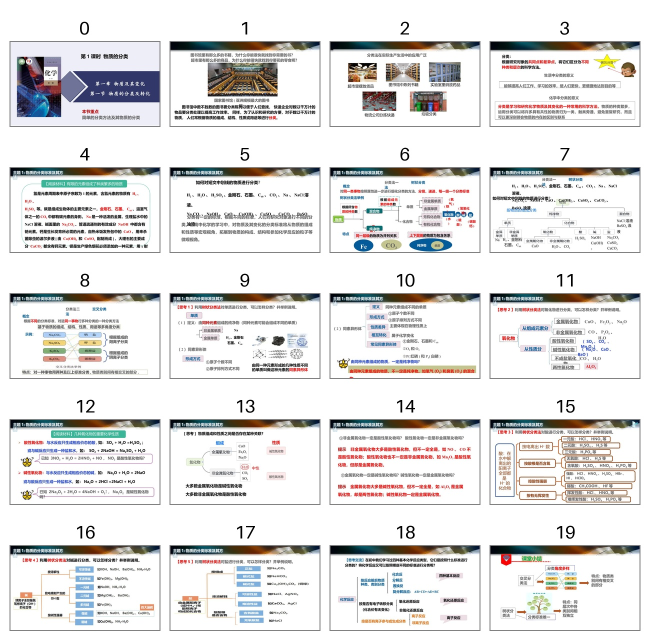
#> input picture 09-AI工作区/pptx-化学模板/review-gai/src-1.jpg, 1300 x 1280 px (shown at 1/2 size)
$ python trim_save.py '../../../09-AI工作区/pptx-化学模板/review-gai/src-1.jpg' '../../../09-AI工作区/pptx-化学模板/review-gai/src-2.jpg' 5
#> lines starting #> are read from the running program, lines starting #| are printed output that depends on the picture; after the words box and inside, x2 and y2 are one past the last pixel; in counts of white or black regions, pixels touching at a corner belong together
# -*- coding: utf-8 -*-
"""trim_save.py —— 裁白边后另存为卡片配图。
用法: python -X utf8 trim_save.py <src.png> <dst.jpg> [thr]
"""
import sys
from PIL import Image

src, dst = sys.argv[1], sys.argv[2]
thr = int(sys.argv[3]) if len(sys.argv) > 3 else 238
im = Image.open(src).convert('RGB')
#> im is the input picture: PIL image 1300x1280 RGB; mean R, G, B 226.8, 225.9, 225.4
g = im.convert('L')
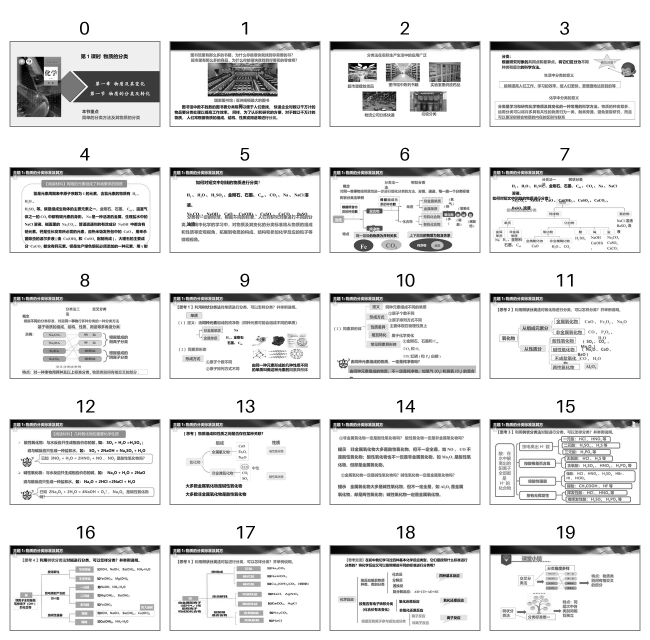
#> g: PIL image 1300x1280 L (shown at 1/2 size); min 0, max 255, mean 226.1
mask = g.point(lambda p: 255 if p < thr else 0)
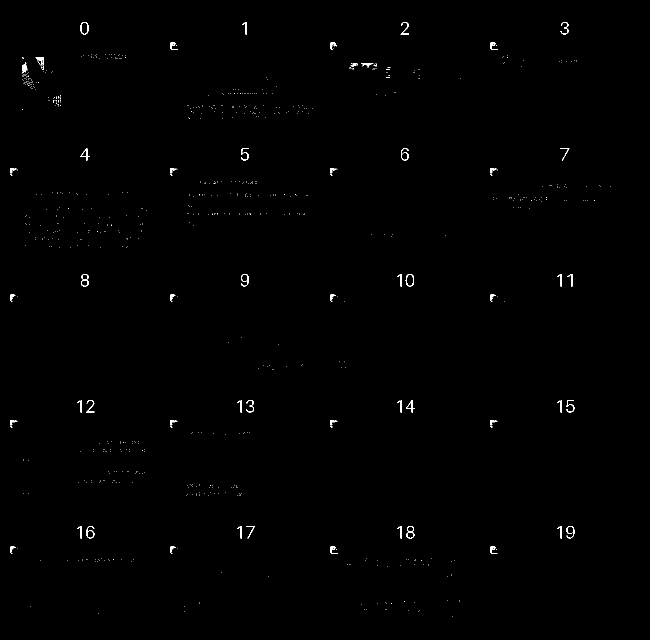
#> mask: PIL image 1300x1280 L (shown at 1/2 size); 0.34% white in thin lines or dots, all inside (x1, y1, x2, y2) = (21, 44, 1221, 1234)
bbox = mask.getbbox()
#> bbox = (21, 44, 1221, 1234)
if bbox:
    pad = 6
    b = (max(0, bbox[0] - pad), max(0, bbox[1] - pad),
         min(im.width, bbox[2] + pad), min(im.height, bbox[3] + pad))
#> b = (15, 38, 1227, 1240)
    im = im.crop(b)
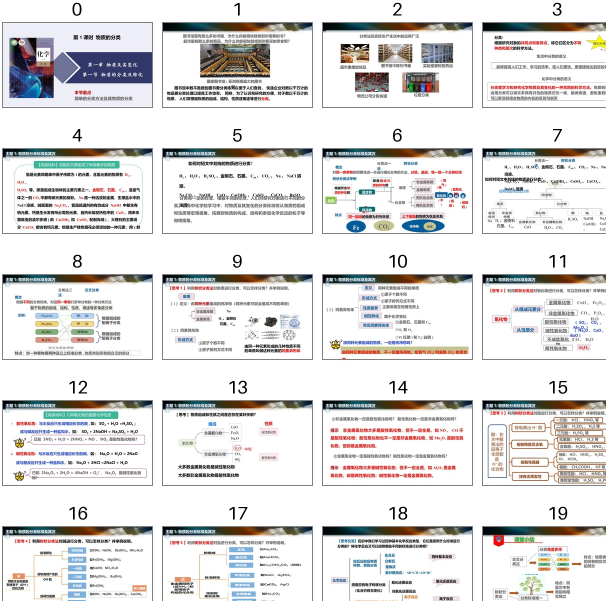
#> im: PIL image 1212x1202 RGB (shown at 1/2 size); mean R, G, B 224.1, 223, 222.6
im.save(dst, quality=92)
print(dst, im.size)
#| ../../../09-AI工作区/pptx-化学模板/review-gai/src-2.jpg (1212, 1202)

$ run again, on 09-AI工作区/pptx-化学模板/review-gai/reskin-2.jpg
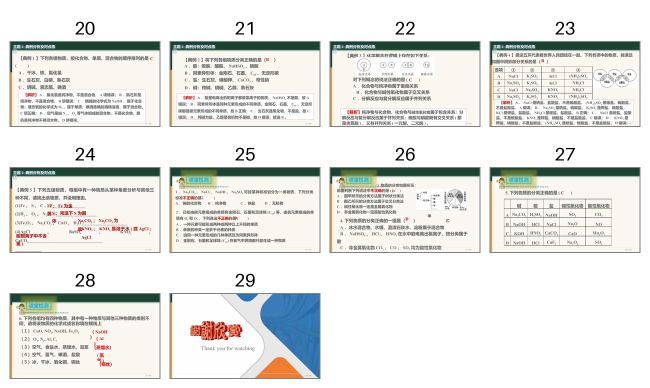
#> input picture 09-AI工作区/pptx-化学模板/review-gai/reskin-2.jpg, 1300 x 776 px (shown at 1/2 size)
#> im is the input picture: PIL image 1300x776 RGB; mean R, G, B 229.4, 230.2, 227.1
#> `mask = g.point(lambda p: 255 if p < thr else 0)`:
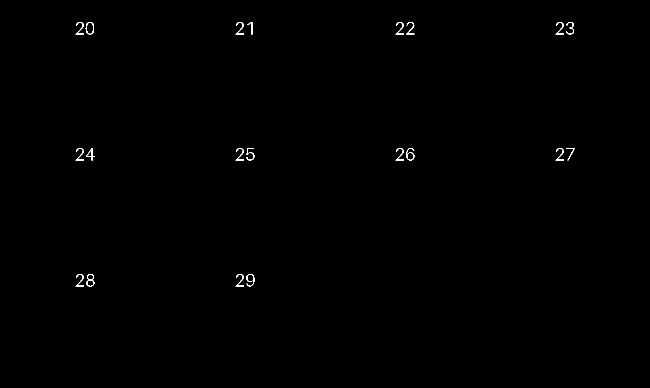
#> mask: PIL image 1300x776 L (shown at 1/2 size); 0.22% white in thin lines or dots, all inside (x1, y1, x2, y2) = (151, 44, 1150, 573)
#> bbox = (151, 44, 1150, 573)
#> b = (145, 38, 1156, 579)
#> `im = im.crop(b)`:
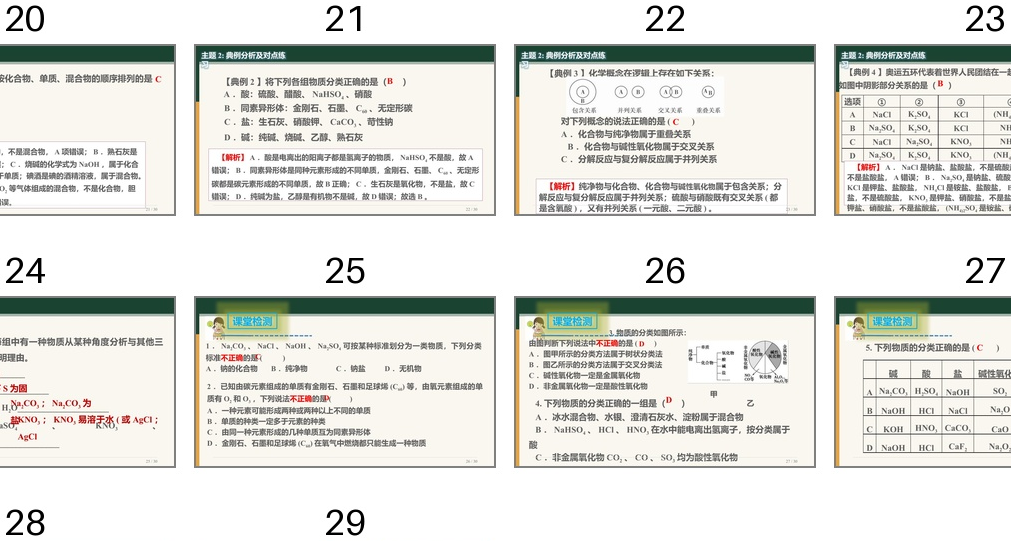
#> im: PIL image 1011x541 RGB; mean R, G, B 225.2, 226.1, 221.5
#| ../../../09-AI工作区/pptx-化学模板/review-gai/reskin-2.jpg (1011, 541)

$ run again, on 09-AI工作区/pptx-化学模板/review-gai/reskin-overview.jpg
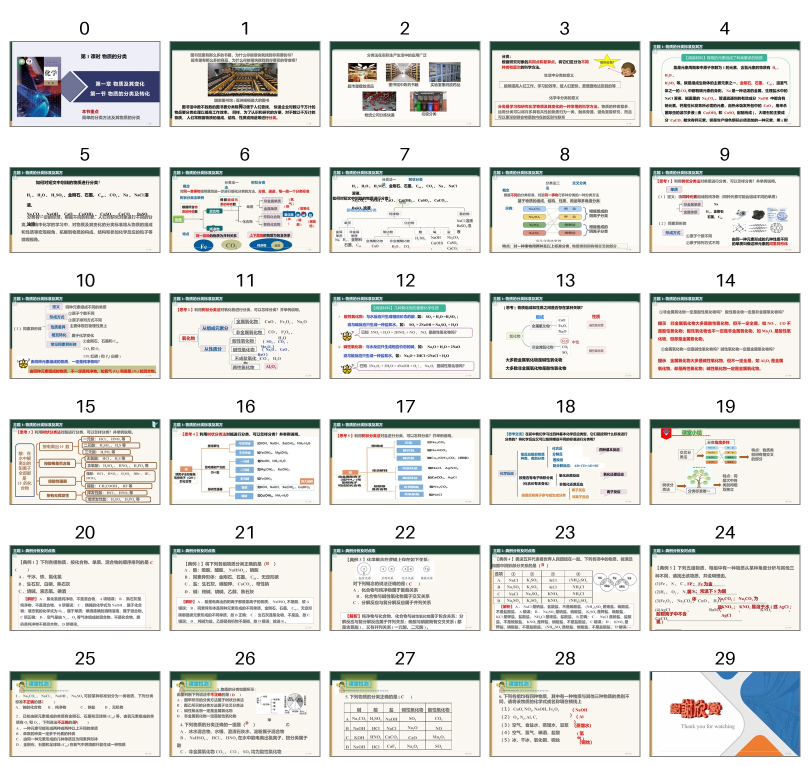
#> input picture 09-AI工作区/pptx-化学模板/review-gai/reskin-overview.jpg, 1620 x 1532 px (shown at 1/2 size)
#> im is the input picture: PIL image 1620x1532 RGB; mean R, G, B 222.7, 223.4, 220.1
#> `mask = g.point(lambda p: 255 if p < thr else 0)`:
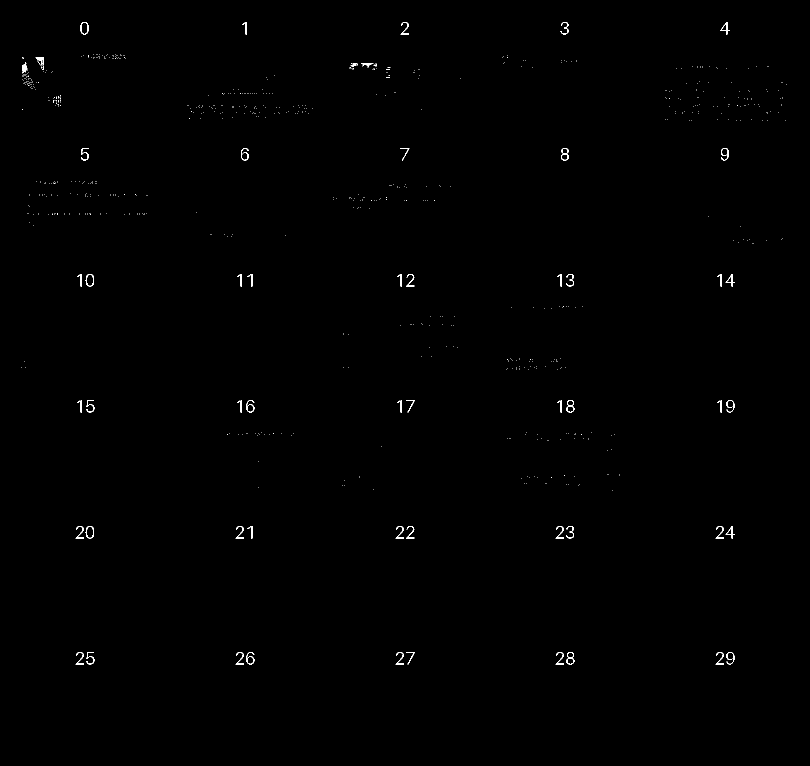
#> mask: PIL image 1620x1532 L (shown at 1/2 size); 0.26% white in thin lines or dots, all inside (x1, y1, x2, y2) = (42, 44, 1574, 1329)
#> bbox = (42, 44, 1574, 1329)
#> b = (36, 38, 1580, 1335)
#> `im = im.crop(b)`:
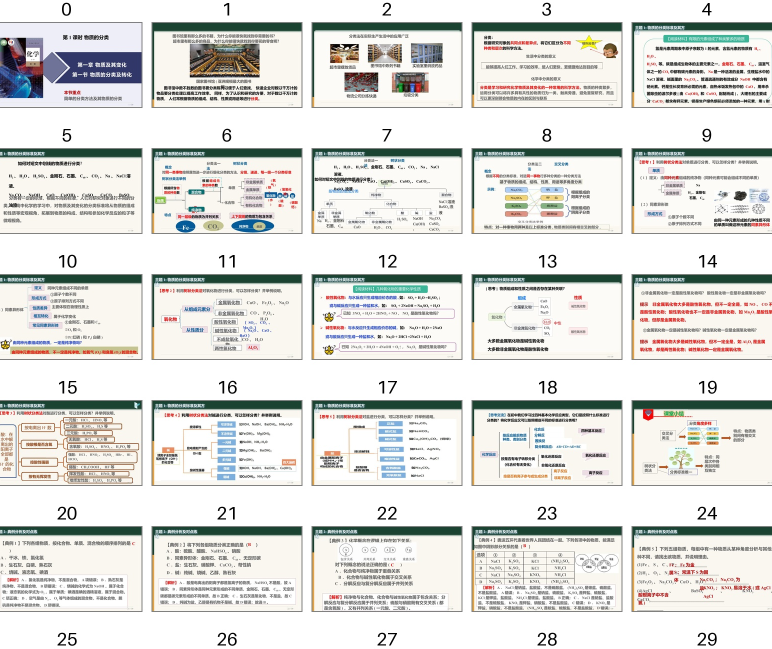
#> im: PIL image 1544x1297 RGB (shown at 1/2 size); mean R, G, B 222.3, 222.8, 219.6
#| ../../../09-AI工作区/pptx-化学模板/review-gai/reskin-overview.jpg (1544, 1297)
